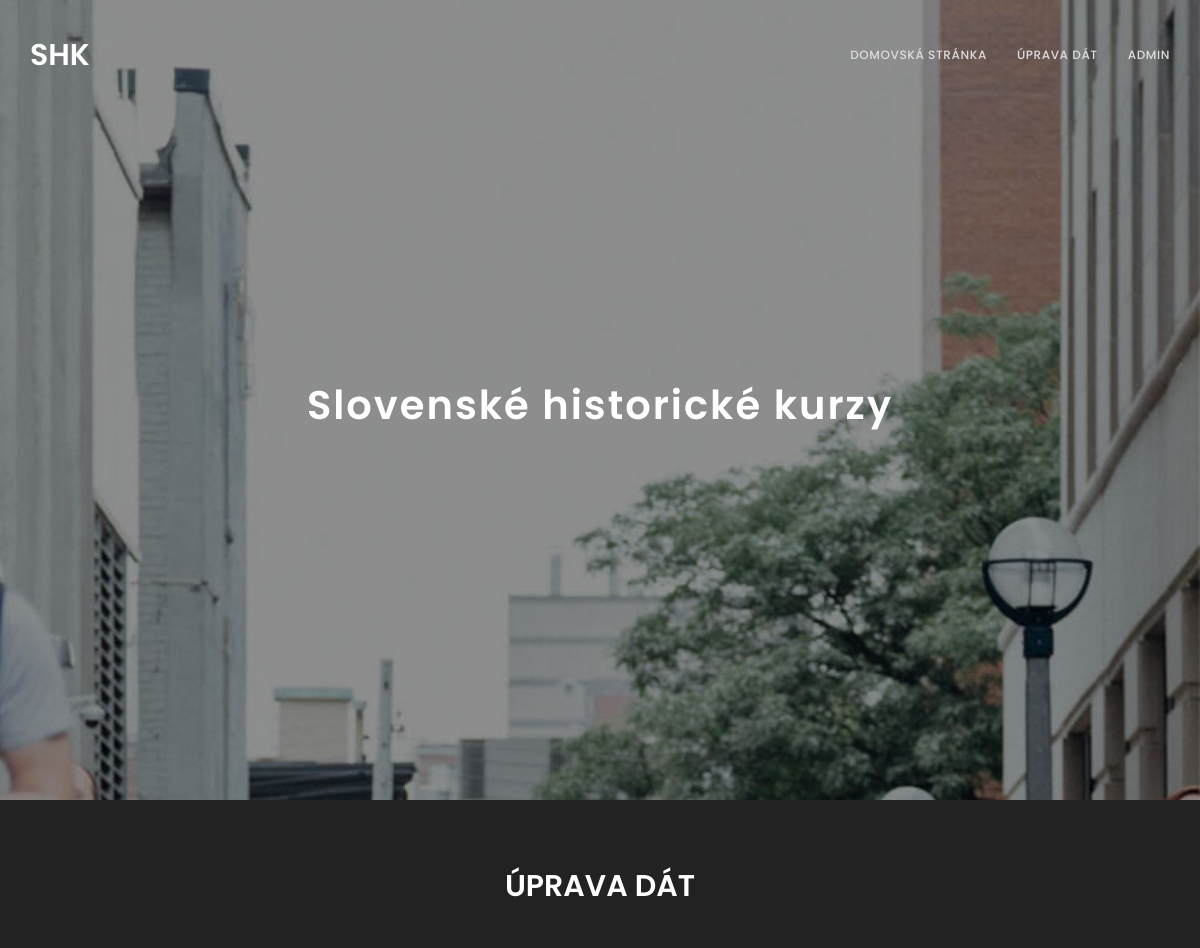
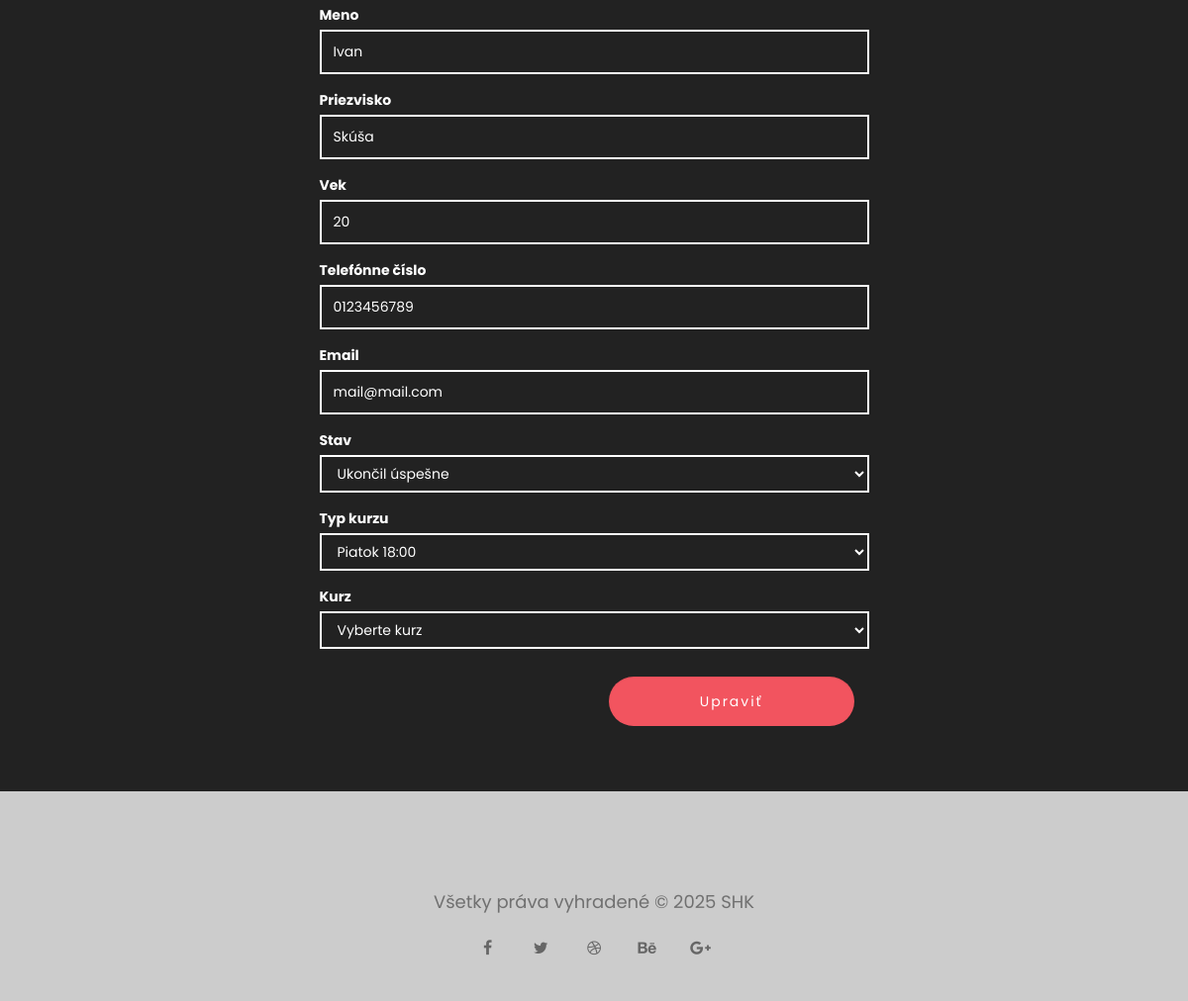
/admin_uprava.php?id=1 (signed in), run on the app's committed database (2 pictures, top to bottom).
### tables this page shows
CREATE TABLE `formdata` (
  `id_formdata` int(11) NOT NULL,
  `meno` varchar(20) NOT NULL,
  `priezvisko` varchar(25) NOT NULL,
  `vek` int(3) NOT NULL,
  `telcislo` varchar(12) NOT NULL,
  `email` varchar(50) NOT NULL,
  `stav_id` int(11) DEFAULT NULL,
  `typ_kurzu_id` int(11) NOT NULL,
  `kurz_id` int(11) DEFAULT NULL
);

### inc/triedy/databaza.php (called while the page is built, shortened)
<?php
    class Databaza {
        private $host = "localhost", $nazov_db = "databaza_SHK_skuska", $uzivatel = "root", $heslo = "", $charset = "utf8", $pdo;
        public function __construct() {
            $pripojenie = "mysql:host={$this->host};dbname={$this->nazov_db};charset={$this->charset}";
            try {
                $this->pdo = new PDO($pripojenie, $this->uzivatel, $this->heslo);
                $this->pdo->setAttribute(PDO::ATTR_ERRMODE, PDO::ERRMODE_EXCEPTION);
            }
            catch (PDOException $e) {
                die ("Nastala chyba pri pokuse o pripojenie k databáze: " . $e->getMessage());
            }
        }
        public function getSpojenie() {
            return $this->pdo;
        }
    }
?>

### inc/triedy/formdata.php (called while the page is built, shortened)
<?php
    class FormData {
        private $databaza;
        public function __construct(Databaza $databaza) {
            $this->databaza = $databaza->getSpojenie();
        }
        public function getStavy() {
            $dotaz = $this->databaza->prepare("SELECT * FROM formdata_stav");
            $dotaz->execute();
            return $dotaz->fetchAll(PDO::FETCH_ASSOC);
        }
        public function getTypyKurzov() {
            $dotaz = $this->databaza->prepare("SELECT * FROM typy_kurzov WHERE aktualnost = 1");
            $dotaz->execute();
            return $dotaz->fetchAll(PDO::FETCH_ASSOC);
        }
        public function zobrazitUdaj($id) {
            $dotaz = $this->databaza->prepare("SELECT * FROM formdata WHERE id_formdata = :id");
            $dotaz->bindParam(":id", $id, PDO::PARAM_INT);
            $dotaz->execute();
            return $dotaz->fetch(PDO::FETCH_ASSOC);
        }
    }
?>

### partials/admin_uprava_form.php (the view, shortened to what this page needs)
<section id="admin-upravovanie" class="parallax-section formulare">
	<div class="container">
		<div class="wow fadeInUp" data-wow-delay="0.6s">
			<h2 class="admin-nadpis">Úprava dát</h2>
		</div>
		<div class="row">
			<div class="col-md-3 col-sm-3"></div>
			<div class="wow fadeInUp col-md-6 col-sm-6" data-wow-delay="1s">
				<form action="" method="POST" id="upravovanie">
					<label for="nove-meno">Meno</label>
					<input name="nove-meno" type="text" class="form-control" id="nove-meno" placeholder="Meno" value="<?php echo $staredata["meno"] ?>" required>
					<label for="nove-priezvisko">Priezvisko</label>
					<input name="nove-priezvisko" type="text" class="form-control" id="nove-priezvisko" placeholder="Priezvisko" value="<?php echo $staredata["priezvisko"] ?>" required>
					<label for="novy-vek">Vek</label>
					<input name="novy-vek" type="number" class="form-control" id="novy-vek" placeholder="Vek" value="<?php echo $staredata["vek"] ?>" required>
					<label for="nove-telcislo">Telefónne číslo</label>
					<input name="nove-telcislo" type="telephone" class="form-control" id="nove-telcislo" placeholder="Telefónne číslo" value="<?php echo $staredata["telcislo"] ?>" required>
					<label for="novy-email">Email</label>
					<input name="novy-email" type="email" class="form-control" id="novy-email" placeholder="Email" value="<?php echo $staredata["email"] ?>" required>
					<label for="novy-stav">Stav</label>
					<select name="novy-stav" class="form-control" id="novy-stav">
						<?php
							foreach ($stavy as $stav) {
								$selected = ($staredata['stav_id'] == $stav['id_stav']) ? "selected" : "";
								echo '<option value="'.$stav['id_stav'].'" '.$selected.'>'.$stav['stav'].'</option>';
							}
						?>
					</select>
					<label for="novy-typ">Typ kurzu</label>
					<select name="novy-typ" class="form-control" id="novy-typ" required>
						<?php
							foreach ($typy_kurzov as $typ) {
								$selected = ($staredata['typ_kurzu_id'] == $typ['id_typy_kurzov']) ? "selected" : "";
								echo '<option value="'.$typ['id_typy_kurzov'].'" '.$selected.'>'.$typ['typ_kurzu'].'</option>';
							}
						?>
					</select>
					<label for="novy-kurz">Kurz</label>
					<select name="novy-kurz" class="form-control" id="novy-kurz">
						<option value="" disabled selected>Vyberte kurz</option>
					</select>
					<div class="col-md-offset-6 col-md-6 col-sm-offset-1 col-sm-10">
						<input name="admin-uprava" type="submit" class="form-control" id="admin-uprava" value="Upraviť">
					</div>
				</form>
			</div>
			<div class="col-md-3 col-sm-3"></div>
		</div>
	</div>
</section>

### css/style.css (style rules this page uses)
body { background: #cccccc; font-family: 'Poppins', sans-serif; font-style: normal; font-weight: 400; }
h1,h2,h3,h4,h5,h6 { font-weight: 600; }
h2 { font-size: 30px; text-transform: uppercase; }
.parallax-section { background-attachment: fixed !important; background-size: cover !important; }
#admin-prihlasenie, #admin-upravovanie { padding-top: 50px; padding-bottom: 50px; background-color: #222; color: #ffffff; }
#admin-prihlasenie .admin-nadpis, #admin-upravovanie .admin-nadpis { text-align: center; margin-bottom: 50px; }
.formulare .form-control { background: transparent; border: 2px solid #ffffff; border-radius: 0px; color: #ffffff; margin-bottom: 16px; }
.formulare input { height: 45px; }
.formulare input[type="submit"] { background: #f2545f; border-radius: 100px; border: none; color: #ffffff; letter-spacing: 2px; height: 50px; margin-top: 12px; transition: all 0.4s ease-in-out; }
select.form-control { background-color: #222; color: #ffffff; border: 1px solid #444; border-radius: 10px; height: auto; line-height: 1.5; }
select.form-control option { background-color: #222; color: #ffffff; }

### data on the page
formdata: nove-meno "Ivan", nove-priezvisko "Skúša", novy-vek "20", nove-telcislo "0123456789", novy-email "mail@mail.com"

### other printed values
$nazov_odkazu "DOMOVSKÁ STRÁNKA"
$nazov_odkazu "ÚPRAVA DÁT"
$nazov_odkazu "ADMIN"
form field novy-stav "Ukončil úspešne"
form field novy-typ "Piatok 18:00"
